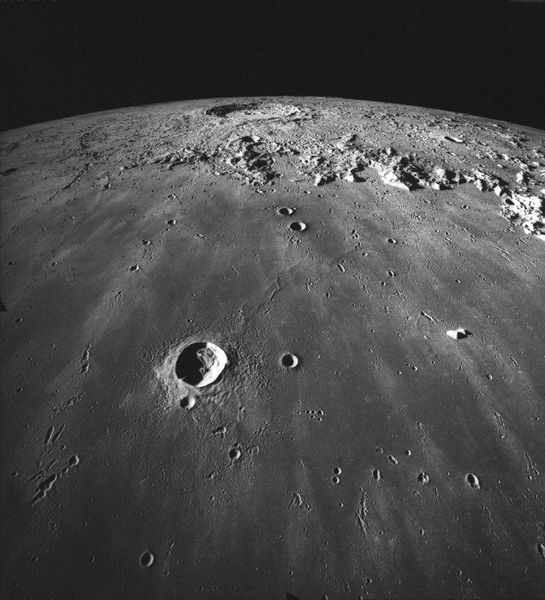
#> input picture test.jpg, 545 x 600 px
$ python -i relief_map.py   (imports and definitions only)   (older library calls are emulated)
#> lines starting #> are read from the running program, lines starting #| are printed output that depends on the picture; after the words box and inside, x2 and y2 are one past the last pixel; in counts of white or black regions, pixels touching at a corner belong together
import cv2
import numpy as np
import os

OUTPUT_PATH = "outputs/relief_map.jpg"


def run_relief_map(image_path, show_window=False):

#> called with image_path = 'test.jpg', show_window = False
    img = cv2.imread(image_path)
#> img is the input picture: shape (600, 545, 3); min 0, max 255, mean 72.2
    if img is None:
        raise Exception(f"Image not found: {image_path}")

    gray = cv2.cvtColor(img, cv2.COLOR_BGR2GRAY)

    sobel_x = cv2.Sobel(gray, cv2.CV_64F, 1, 0, ksize=3)
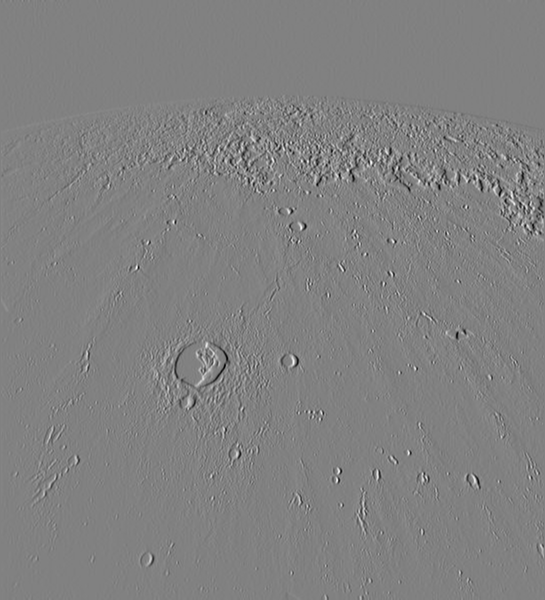
#> sobel_x: shape (600, 545) float64; min -861, max 839, mean 0.5; drawn with min black and max white
    sobel_y = cv2.Sobel(gray, cv2.CV_64F, 0, 1, ksize=3)
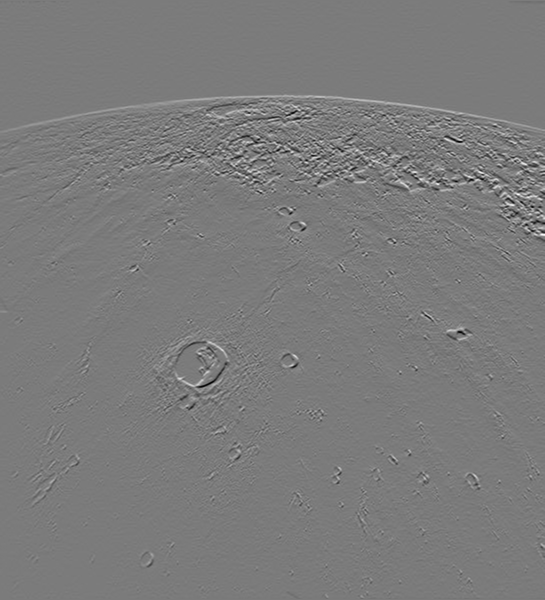
#> sobel_y: shape (600, 545) float64; min -804, max 855, mean 0.2; drawn with min black and max white

    gradient = np.sqrt(sobel_x**2 + sobel_y**2)
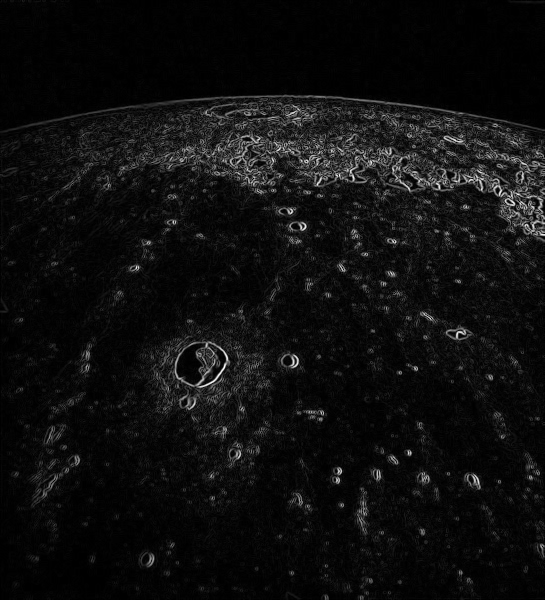
#> gradient: shape (600, 545) float64; min 0, max 892.5, mean 52.8; drawn with min black and max white

    gradient = cv2.normalize(gradient, None, 0, 255, cv2.NORM_MINMAX)
    gradient = gradient.astype(np.uint8)

    relief = cv2.applyColorMap(gradient, cv2.COLORMAP_TURBO)
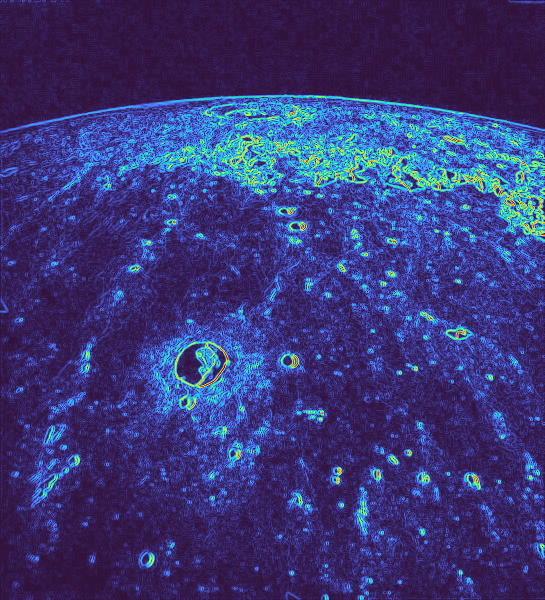
#> relief: shape (600, 545, 3); mean B, G, R 120.6, 55.9, 57.6

    roughness = float(np.mean(gradient))
#> roughness = 14.62

    panel = np.zeros((120, relief.shape[1], 3), dtype=np.uint8)

    cv2.putText(panel, "TERRAIN RELIEF MAP", (20, 35),
                cv2.FONT_HERSHEY_SIMPLEX, 0.8, (255, 255, 255), 2)
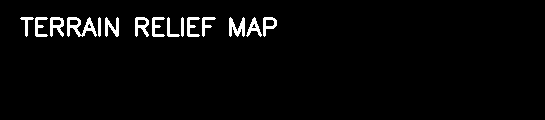
#> panel: shape (120, 545, 3); 3% white; 15 white regions, largest, box (x1, y1, x2, y2) and area: (67, 17, 97, 37) 282, (229, 17, 245, 37) 191, (50, 17, 64, 37) 160

    cv2.putText(panel, f"Roughness: {roughness:.2f}", (20, 80),
                cv2.FONT_HERSHEY_SIMPLEX, 0.7, (0, 255, 255), 2)
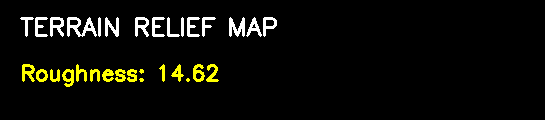
#> panel: shape (120, 545, 3); 2.09% of pixels changed, all inside (x1, y1, x2, y2) = (22, 64, 219, 87); drawn as B, G, R

    final = np.vstack((relief, panel))
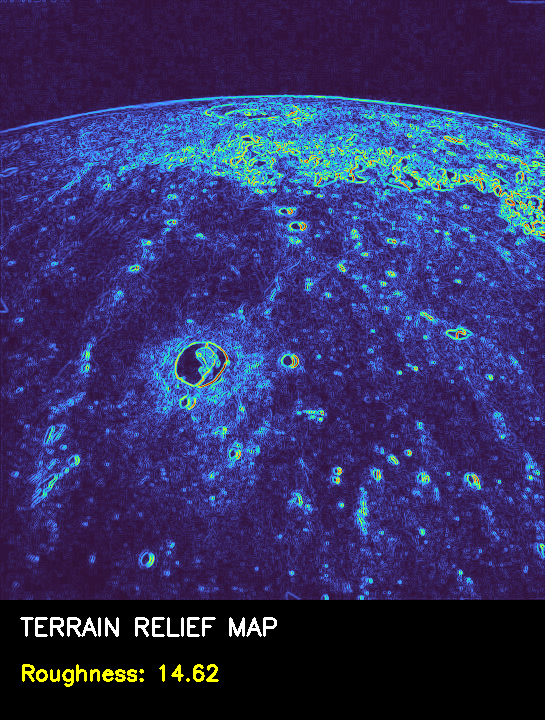
#> final: shape (720, 545, 3); mean B, G, R 101.8, 48.8, 50.2

    os.makedirs("outputs", exist_ok=True)
    cv2.imwrite(OUTPUT_PATH, final)

    if show_window:
        cv2.imshow("Relief Map", final)
        cv2.waitKey(0)
        cv2.destroyAllWindows()

    return {
        "roughness": roughness,
        "output": OUTPUT_PATH
    }

>>> result = run_relief_map('test.jpg')
#> result = {'roughness': 14.62, 'output': 'outputs/relief_map.jpg'}
